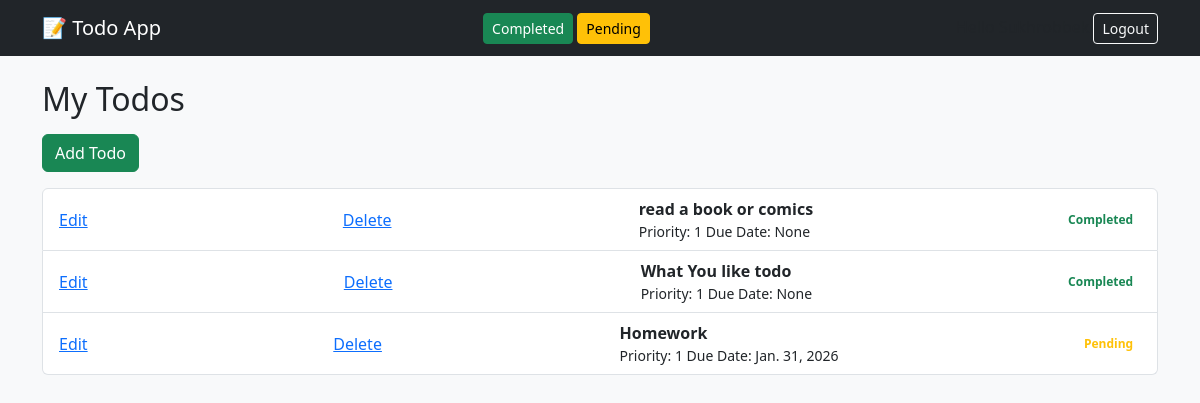
Screenshot of /todos/ (signed in) with the database file from the repository.
### todoApp/models.py (models this page shows, shortened)
class Todo(models.Model):
    user = models.ForeignKey(User, on_delete=models.CASCADE, null=True)
    title = models.CharField(max_length=40)
    description = models.TextField()
    priority =  models.IntegerField(default=1)
    due_date = models.DateField(null=True, blank=True)
    is_completed = models.BooleanField(default=False)
    created_at = models.DateTimeField(auto_now_add=True)

### todoApp/views.py (the view)
# urls.py: path('todos/', todo_list, name='todo_list'),
@login_required
def todo_list(request):
    todos = Todo.objects.all()
    return render(request, 'todoApp/todo_list.html' , {'todos': todos})

### todoApp/templates/todoApp/todo_list.html
{% extends 'todoApp/base.html' %}
{% block content %}
<h2 class="mb-3"> My Todos</h2>
{% if todos%}
      <a href="{% url 'add_todo' %}" class="btn btn-success mb-3"> Add Todo</a>
     <ul class="list-group">
        {%for todo in todos%}
             <li class="list-group-item d-flex justify-content-between align-items-center">
               <a href="{% url 'update_todo' todo.id %}" class="btn-sm btn-outline-primary">Edit</a>
               <a href="{% url 'delete_todo' todo.id %}" class="btn-sm btn-outline-danger ms-2">Delete</a>
                <div>
                    <strong>{{todo.title}}</strong><br>
                    <small>
                        Priority: {{todo.priority}}
                        Due Date: {{todo.due_date}}
                     </small>
                </div>
                {% if todo.is_completed %}
                    <span class="badge text-success">Completed</span>
                {% else %}
                   <span class="badge text-warning"> Pending</span>
                {% endif %}
             </li>
        {% endfor %}
    </ul>
{% else %}
   <p class="text-muted">No task yet</p>
{% endif %}
{% endblock %}

### rows the page displays
Todo: title "read a book or comics", priority "1", due_date "None", is_completed "Completed"
Todo: title "What You like todo", priority "1", due_date "None", is_completed "Completed"
Todo: title "Homework", priority "1", due_date "Jan. 31, 2026", is_completed "Pending"
